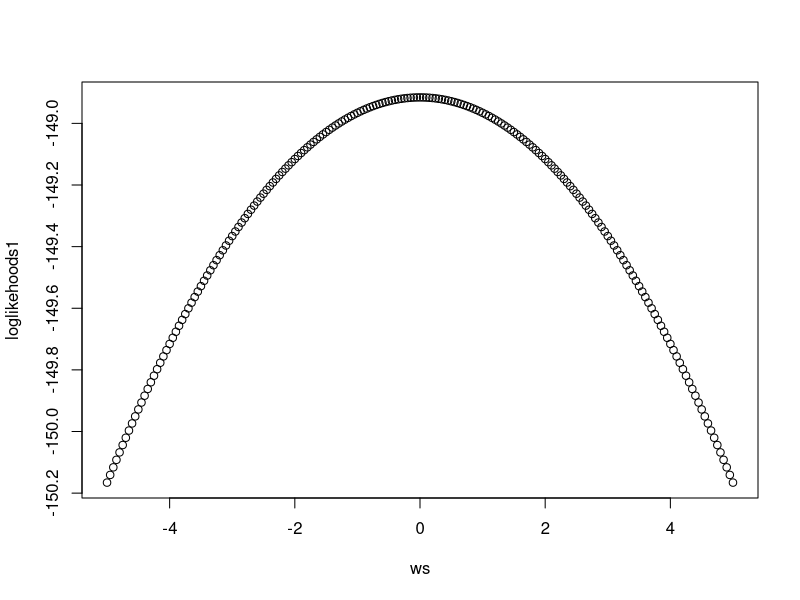

Here is the R script that generated this plot:

#####################################################################################################################################
### Conditional Expectation Maximization Maximize Minorize + Numerical Methods for generalized marginal compatibility (GMC) model ###
#####################################################################################################################################
# GMC form of univariate marginal probability for baseline dose level with cluster size r, i.e., q_y,r_(0)
# what is in the numerator of the GMC form of q_y,r_(0)
Q_yr_0_numer = function(yResp, rCluSize, qMaxClus, Rmax, wTilt) {
  ts = seq(from=yResp, to=min(Rmax-rCluSize+yResp, Rmax), by=1)
  hypergeoms = dhyper(yResp, ts, Rmax-ts, rCluSize, log=FALSE)
  sum(hypergeoms * qMaxClus[ts+1] * exp(wTilt*(yResp-ts)))
}



# return a vector of GMC form of q_y,r_(0) with corresponding support yResp between 0 ~ rClusterSize
Q_r_0 = function(rCluSize, qMaxClus, Rmax, wTilt) {
  Qr0unscaled = numeric(rCluSize + 1)
  
  for (Yresps in 0:rCluSize) {
    Qr0unscaled[Yresps+1] = Q_yr_0_numer(Yresps, rCluSize, qMaxClus, Rmax, wTilt)
  }
  
  Qr0 = if(sum(Qr0unscaled)==0) {
    rep(0, times=rCluSize+1)
  } else {
    Qr0unscaled/sum(Qr0unscaled)
  }
  
  Qr0
}
# to be honest, once we have changed the EM algorithm estimation path, the above two functions are not applied in neither E nor M steps



# Conditional Expectation Maximization Maximize Minorize + Numerical Methods Algorithm
# expectation step with respect to the observed layer
# a vector of univariate marginal probabilities for clusters of size Rmax in the latent layer
Q_R_latent = function(Rmax, wTilt, qMaxClus) {
  tprime_ = seq(from=0, to=Rmax, by=1)
  q_R_tilted = qMaxClus * exp(-wTilt*tprime_)
  # normalizing constant for the maximum cluster size unscaled exponential tilted univariate marginal probabilities
  Normalizer_ = sum(q_R_tilted)
  
  # diagnosis of normalizing constant ==0 or not
  q_R_tilted = if(Normalizer_==0) {
    rep(0, times=Rmax+1)
  } else {
    q_R_tilted / Normalizer_
  }
  
  list(Normalizer_ = Normalizer_,
       q_R_tilted = q_R_tilted)
}



# function to calculate conditional probability p_r,s,t_(0) in the latent layer: for the baseline dose level, given that s responses out of cluster size r, probability of having t responses out of maximum cluster size R
P_rs_tLatent = function(Rmax, wTilt, qMaxClus) {
  # an array of conditional probability p_r,s,t_(0) in the latent layer
  prst.array = array(0, dim=c(Rmax+1, Rmax, Rmax+1), dimnames=list(paste0("ResponsesFromr", 0:Rmax),
                                                                   paste0("ClusterSize", 1:Rmax),
                                                                   paste0("ResponsesFromR", 0:Rmax)))
  qR_latent_ = Q_R_latent(Rmax, wTilt, qMaxClus)$q_R_tilted
  
  # fulfillment of entries in prst.array, unscaled for now
  for (rs in 1:Rmax) {
    for (Ss in 0:rs) {
      Ts = seq(from=Ss, to=min(Rmax, Rmax-rs+Ss), by=1)
      # conditional probability Pr(S=s|T=t): given that t responses out of maximum cluster size R, probability of having s responses out of cluster size r
      # Pr(S=s|T=t, latent) calculated from hypergeometric distribution since the latent layer is subject to marginal compatibility
      prst.array[Ss+1, rs, Ts+1] = dhyper(Ss, Ts, Rmax-Ts, rs, log=FALSE) * qR_latent_[Ts+1]
    }
  }
  
  # a matrix of normalizing constants to normalize each vector of conditonal probabilities p_r,s,t_(0) corresponding to (rs, Ss), i.e., (cluster size, # of responses)
  prst.SumOverT = apply(prst.array, 1:2, sum)
  
  # normalize to pmf scale
  for (rs in 1:Rmax) {
    for (Ss in 0:rs) {
      Ts = seq(from=Ss, to=min(Rmax, Rmax-rs+Ss), by=1)
      
      prst.array[Ss+1, rs, Ts+1] = if(prst.SumOverT[Ss+1, rs]==0) {
        rep(0, times=min(Rmax, Rmax-rs+Ss)-Ss+1)
      } else {
        prst.array[Ss+1, rs, Ts+1]/prst.SumOverT[Ss+1, rs]
      }
      
    }
  }
  
  # correction of trivial situation: for maximum cluster size, when t==s, conditional probability p_r,s,t_(0)==1 because given that s responses out of maximum cluster size R, with probability 1 there are t responses out of maximum cluster size R
  diag(prst.array[, Rmax, ]) = rep(1, times=Rmax+1)
  prst.array[, Rmax, ][lower.tri(prst.array[, Rmax, ])] = rep(0, times=Rmax*(Rmax+1)/2)
  prst.array[, Rmax, ][upper.tri(prst.array[, Rmax, ])] = rep(0, times=Rmax*(Rmax+1)/2)
  
  prst.array
}



# matrix of nrs in the observed layer: number of observed clusters with s reponses out of cluster size r
# few words about input Data structure: two columns, i.e., nTotal & nResp
N_rs = function(Data, Rmax) {
  nrs.array = array(0, dim=c(Rmax, Rmax+1, dim(Data)[1]), dimnames=list(paste0("ClusterSize", 1:Rmax),
                                                                        paste0("ResponsesFromr", 0:Rmax),
                                                                        paste0("Observation", 1:dim(Data)[1])))
  nrs.matrix = matrix(0, nrow=Rmax, ncol=Rmax+1, dimnames=list(paste0("ClusterSize", 1:Rmax),
                                                               paste0("ResponsesFromr", 0:Rmax)))
  for (rs in 1:Rmax) {
    for (Ss in 0:rs) {
      for (obs in 1:dim(Data)[1]) {
        nrs.array[rs, Ss+1, obs] = Data$nTotal[obs]==rs & Data$nResp[obs]==Ss
      }
      nrs.matrix[rs, Ss+1] = sum(nrs.array[rs, Ss+1, ])
    }
  }
  
  nrs.matrix
}



# a vector of univariate marginal probabilities out of cluster of size r (<=R) in the latent layer, calculated from the marginal compatibility assumption (satisfied in the latent layer)
Q_r_latent = function(Rmax, wTilt, qMaxClus, rClusterSize) {
  qR_latent_ = Q_R_latent(Rmax, wTilt, qMaxClus)$q_R_tilted
  qr_latent_ = numeric(rClusterSize+1)
  
  # fulfillment of entries in the qr_latent_ vector
  for(Ss in 0:rClusterSize) {
    Ts = seq(from=Ss, to=min(Rmax, Rmax-rClusterSize+Ss), by=1)
    qr_latent_[Ss+1] = sum(dhyper(Ss, Ts, Rmax-Ts, rClusterSize, log=FALSE) * qR_latent_[Ts+1])
  }
  
  qr_latent_
}



# matrix of expectation of nrs in the latent layer, based on the observed nrs
N_rsLatent = function(Data, Rmax, wTilt, qMaxClus) {
  # nrs maxtrix in the observed layer
  Nrs_ = N_rs(Data, Rmax)
  # expectation of nrs matrix for the latent layer
  nrsLatent.matrix = matrix(0, nrow=Rmax, ncol=Rmax+1, dimnames=list(paste0("ClusterSize", 1:Rmax),
                                                                     paste0("ResponsesFromr", 0:Rmax)))
  for(rs in 1:Rmax) {
    nrsLatent.matrix[rs, seq(from=1, to=(rs+1), by=1)] = sum(Nrs_[rs, ]) * Q_r_latent(Rmax, wTilt, qMaxClus, rs)
  }
  
  nrsLatent.matrix
}



# expectation of N_t in the latent layer: under complete data (cluster size being R), number of clusters having t responses
N_t_primeLatent = function(Data, Rmax, wTilt, qMaxClus) {
  NrsLatent_ = N_rsLatent(Data, Rmax, wTilt, qMaxClus)
  PrstLatent_ = P_rs_tLatent(Rmax, wTilt, qMaxClus)
  # a vector of expectation of N_t in the latent layer
  N_tPrimeLatent = numeric(Rmax+1)
  
  # fulfillment of entries in the vector of expectation of N_t in the latent layer
  for (Ts in 0:Rmax) {
    # array PrstLatent_ is arranged as [Ss, rs, Ts], i.e., [# responses from r, cluster size r, # responses from R], thus transpose is need in matrix elemnentwise multiplication
    N_tPrimeLatent[Ts+1] = sum(NrsLatent_ * t(PrstLatent_[, , Ts+1]))
  }
  
  N_tPrimeLatent
}



# expectation of N_t in the observed layer: under complete data (cluster size being R), number of clusters having t responses; calculated via the linkage equation between the observed and latent layers
N_t_prime = function(Data, Rmax, wTilt, qMaxClus) {
  NormalizeC_ = Q_R_latent(Rmax, wTilt, qMaxClus)$Normalizer_
  NtLatent_ = N_t_primeLatent(Data, Rmax, wTilt, qMaxClus)
  # expectation of N_t in the observed layer
  NtObserved_ = numeric(Rmax+1)
  
  # fulfillment of expectation of N_t in the observed layer
  for (Ts in 0:Rmax) {
    NtObserved_[Ts+1] = NormalizeC_ * NtLatent_[Ts+1] * exp(wTilt*Ts)
  }
  
  NtObserved_
}



# maximization step
Q_t_maximize = function(Data, Rmax, wTilt, qMaxClus) {
  N_tprime_ = N_t_prime(Data, Rmax, wTilt, qMaxClus)
  
  qt_ = if(sum(N_tprime_)==0) {
    rep(0, times=Rmax+1)
  } else {
    N_tprime_/sum(N_tprime_)
  }

  qt_
}



# Newton-Raphson algorithm to updata parameter wTilt
# return a vector of unscaled GMC form q_y,r_(0) with support 0 ~ rClusterSize
MomentsHelper = function(yResp, rCluSize, qMaxClus, Rmax, wTilt) {
  ts = seq(from=yResp, to=min(Rmax-rCluSize+yResp, Rmax), by=1)
  hypergeoms = dhyper(yResp, ts, Rmax-ts, rCluSize, log=FALSE)
  hypergeoms * qMaxClus[ts+1] * exp(wTilt*(yResp-ts))
}



# moment sums of unscaled GMC form q_y,r_(0)
Moments = function(yResp, rCluSize, qMaxClus, Rmax, wTilt) {
  ts = seq(from=yResp, to=min(Rmax-rCluSize+yResp, Rmax), by=1)
  pmf = MomentsHelper(yResp, rCluSize, qMaxClus, Rmax, wTilt)
  firstM = pmf * (yResp - ts)
  secondM = pmf * ((yResp - ts)^2)
  
  list(pmfsum = sum(pmf),
       firstMsum = sum(firstM),
       secondMsum = sum(secondM))
}



# function to calculate first derivative + quadratic (w^2) penality included
FirsSecOrder_derivatives = function(Data, Rmax, wTilt, qMaxClus) {
  Nrs_ = N_rs(Data, Rmax)
  
  # matrix of moment sums stored in advance for quick sort
  pmfsumMatrix = matrix(0, nrow=Rmax, ncol=Rmax+1, dimnames=list(paste0("ClusterSize", 1:Rmax),
                                                                 paste0("ResponsesFromr", 0:Rmax)))
  firstMsumMatrix = matrix(0, nrow=Rmax, ncol=Rmax+1, dimnames=list(paste0("ClusterSize", 1:Rmax),
                                                                    paste0("ResponsesFromr", 0:Rmax)))
  secondMsumMatrix = matrix(0, nrow=Rmax, ncol=Rmax+1, dimnames=list(paste0("ClusterSize", 1:Rmax),
                                                                     paste0("ResponsesFromr", 0:Rmax)))
  for (rs in 1:Rmax) {
    for (Ss in 0:rs) {
      Sums_ = Moments(Ss, rs, qMaxClus, Rmax, wTilt)
      pmfsumMatrix[rs, Ss+1] = Sums_$pmfsum
      firstMsumMatrix[rs, Ss+1] = Sums_$firstMsum
      secondMsumMatrix[rs, Ss+1] = Sums_$secondMsum
    }
  }
  
  # normalizing constant: sum of moment sums according to each row <-> 0:r; normalizing constants is invariant to # of responses, but depend on the cluster size. Thus the function returns a vector of normalizing constants w.r.t different cluster sizes (1:Rmax)
  NormalizePmf = apply(pmfsumMatrix, 1, sum)
  NormalizeFirstM = apply(firstMsumMatrix, 1, sum)
  NormalizeSecondM = apply(secondMsumMatrix, 1, sum)
  
  # matrix of expectation form, prepared for multiplication with Nrs_
  # comp1: first order derivative components
  # comp2: second order derivative components
  comp1 = matrix(0, nrow=Rmax, ncol=Rmax+1)
  comp2 = matrix(0, nrow=Rmax, ncol=Rmax+1)
  
  for (rs in 1:Rmax) {
    for (Ss in 0:rs) {
      comp1[rs, Ss+1] = ifelse(pmfsumMatrix[rs, Ss+1]==0, 0, firstMsumMatrix[rs, Ss+1]/pmfsumMatrix[rs, Ss+1]) - ifelse(NormalizePmf[rs]==0, 0, NormalizeFirstM[rs]/NormalizePmf[rs])
      comp2[rs, Ss+1] = ifelse(pmfsumMatrix[rs, Ss+1]==0, 0, (secondMsumMatrix[rs, Ss+1]*pmfsumMatrix[rs, Ss+1] - (firstMsumMatrix[rs, Ss+1])^2) / ((pmfsumMatrix[rs, Ss+1])^2)) - ifelse(NormalizePmf[rs]==0, 0, (NormalizeSecondM[rs]*NormalizePmf[rs] - (NormalizeFirstM[rs]^2)) / (NormalizePmf[rs]^2))  
    }
  }
  
  list(NRS_ = Nrs_,
       comp1 = comp1,
       comp2 = comp2)
}



# use R package nloptr to solve for wTilt, i.e., the exponential tilting parameter
library('nloptr')
  
nlSolvewTilt = function(Data, Rmax, wTiltInitial, qMaxClus, penalty) {
  # plug in qMaxClus from previous updates and other parameters to get the loglikelihood function with uni-parameter wTilt
  loglikelihoods_ = function(WTilt) {
    LogLikelihood(Data, Rmax, WTilt, qMaxClus, penalty)
  }
  
  # partial derivative w.r.t wTilt after plugging in qMaxClus from previous updates and other parameters
  partialwTilt_ = function(WTilt) {
    componentMatrices = FirsSecOrder_derivatives(Data, Rmax, WTilt, qMaxClus)
    sum((componentMatrices$NRS_) * (componentMatrices$comp1)) - 2*penalty*WTilt
  }
  
  # objective function to be minimized, nonlinear problem
  eval_f = function(WTilting) {
    return(list("objective" = -loglikelihoods_(WTilting),
                "gradient"  = -partialwTilt_(WTilting)))
  }
  
  local_opts = list("algorithm" = "NLOPT_LD_MMA",
                    "xtol_rel" = 1e-4)
  opts = list("algorithm" = "NLOPT_LD_AUGLAG",
              "xtol_rel" = 1e-4,
              "maxeval" = 1000,
              "local_opts" = local_opts)
  
  res = nloptr(x0 = wTiltInitial,
               eval_f = eval_f,
               opts = opts)
  res$x0
}



# use R function optim to solve for wTilt, i.e., the exponential tilting parameter
OptimSolvewTilt = function(Data, Rmax, wTiltInitial, qMaxClus, penalty) {
  # objective function to be minimized, nonlinear programming problem
  # plug in qMaxClus from previous updates and other parameters to get the loglikelihood function with uni-parameter wTilt
  minusloglikelihoods_ = function(WTilt) {
    -LogLikelihood(Data, Rmax, WTilt, qMaxClus, penalty)
  }
  
  # partial derivative w.r.t wTilt after plugging in qMaxClus from previous updates and other parameters
  minuspartialwTilt_ = function(WTilt) {
    componentMatrices = FirsSecOrder_derivatives(Data, Rmax, WTilt, qMaxClus)
    -sum((componentMatrices$NRS_) * (componentMatrices$comp1)) + 2*penalty*WTilt
  }

  # 1-D minimization: "Brent" or optimize() being preferred
  res = optim(wTiltInitial, minusloglikelihoods_, minuspartialwTilt_, method = "Brent", lower = -50, upper = 50)
  res$par
  
  # using optimize function
  # res = optimize(minusloglikelihoods_, interval=c(-50, 50), maximum = FALSE, tol=1e-4)
  # res$minimum
  
  # using nlm function
  # res = nlm(minusloglikelihoods_, wTiltInitial)
  # res$estimate
  
  # using uniroot function
  # res = uniroot(minuspartialwTilt_, interval=c(-50, 50), tol=1e-4)
  # res$root
}


 
# simulations have shown that using NR to solve for wTilt leads to unstable estimates, thus ruled out
# Newtown Raphson algorithm to update wTilt, i.e., exponential tilting parameter
NRsolvewTilt = function(Data, Rmax, wTilt, qMaxClus, penalty, itermax=100, tol=1e-4) {
  iter = 0
  difference = 10
  
  while (iter<itermax & difference>tol) {
    iter = iter + 1
    wTiltPre = wTilt
    qMaxClusPre = qMaxClus
    
    compMatrices = FirsSecOrder_derivatives(Data, Rmax, wTiltPre, qMaxClusPre)
    denomStepsize =  sum((compMatrices$NRS_) * (compMatrices$comp2)) - 2*penalty
    
    stepsize = if(denomStepsize==0) {
      0
    } else {
      (sum((compMatrices$NRS_) * (compMatrices$comp1)) - 2*penalty*wTiltPre) / denomStepsize
    }
    
    wTilt = wTiltPre - stepsize
    difference = abs(stepsize)
  }
  
  wTilt
}



# estimation of parameters involved in the GMC model via conditional expectation maximization maximize minorize + Newton Raphson algorithm
GMC.est = function(Data, Rmax, wTiltInit, qMaxClusInit, penalty, itermax=500, tol=1e-4) {
  Iter = 0
  delta = 10
  wTiltingParameter = wTiltInit
  qCompleteData = qMaxClusInit
  cat("log likelihood before parameter update is:", LogLikelihood(Data, Rmax, wTiltingParameter, qCompleteData, penalty), "\n")
  
  while (Iter<itermax & delta>tol) {
    Iter = Iter + 1
    wTiltingParameterPre = wTiltingParameter
    qCompleteDataPre = qCompleteData
    
    # wTiltingParameter = nlSolvewTilt(Data, Rmax, wTiltingParameterPre, qCompleteDataPre, penalty)
    wTiltingParameter = OptimSolvewTilt(Data, Rmax, wTiltingParameterPre, qCompleteDataPre, penalty)
    # wTiltingParameter = NRsolvewTilt(Data, Rmax, wTiltingParameterPre, qCompleteDataPre, penalty)
    cat("In iteration",Iter,", the log-likelihood after wTilt but before qMaxClus update is:", LogLikelihood(Data, Rmax, wTiltingParameter, qCompleteDataPre, penalty), "\n")
    
    # use the updated w estimate to update the univariate marginal probabilities for the maximum cluster size
    qCompleteData = Q_t_maximize(Data, Rmax, wTiltingParameter, qCompleteDataPre)
    cat("In iteration",Iter,", the log-likelihood after both wTilt and qMaxClus updates is:", LogLikelihood(Data, Rmax, wTiltingParameter, qCompleteData, penalty), "\n")
    
    delta = abs(wTiltingParameter-wTiltingParameterPre) + sum(abs(qCompleteData-qCompleteDataPre))
  }
  
  list(qCompleteData = qCompleteData,
       wTiltingParameter = wTiltingParameter,
       Iter = Iter)
}



# log-likelihood function, used for likelihood ratio test & non-linear optimization programming; quadratic (w^2) penalty term included
LogLikelihood = function(Data, Rmax, wTilt, qMaxClus, penalty) {
  Nrs_ = N_rs(Data, Rmax)
  
  # matrix to store univariate marginal probabilities for varying cluster sizes
  q_r_s_ = matrix(0, nrow=Rmax, ncol=Rmax+1, dimnames=list(paste0("ClusterSize", 1:Rmax),
                                                           paste0("ResponsesFromr", 0:Rmax)))
  for(rs in 1:Rmax) {
    Ss = seq(from=0, to=rs, by=1)
    q_r_s_[rs, Ss+1] = Q_r_0(rs, qMaxClus, Rmax, wTilt)
  }
  
  # matrix to store elementwise product of nrs * log(q_s,r)
  elementProduct = matrix(0, nrow=Rmax, ncol=Rmax+1, dimnames=list(paste0("ClusterSize", 1:Rmax),
                                                                   paste0("ResponsesFromr", 0:Rmax)))
  for (rs in 1:Rmax) {
    for (ss in 0:rs) {
      elementProduct[rs, ss+1] = ifelse(Nrs_[rs, ss+1]>0 & q_r_s_[rs, ss+1]>0, Nrs_[rs, ss+1] * log(q_r_s_[rs, ss+1]), 0)
    }
  }
  
  sum(elementProduct) - penalty*(wTilt^2)
}






# data generation: given that the maximum cluster size being 10, simulation as follows
set.seed(123)
Rglobal = 10
w = -5

# matrix to store univariate marginal probabilities for varying cluster sizes, rows <-> cluster size; columns <-> # of responses
QvaryingClusSizes = matrix(0, nrow=10, ncol=Rglobal+1)

# univariate marginal probabilities for the maximum cluster size
# QvaryingClusSizes[10, ] = rep(1/(Rglobal+1), times=Rglobal+1)
QvaryingClusSizes[10, ] = dbinom(0:Rglobal, size=Rglobal, prob=0.5, log=FALSE)

for (ClusterSize in (Rglobal-9):(Rglobal-1)) {
  QvaryingClusSizes[ClusterSize, 1:(ClusterSize+1)] = Q_r_0(ClusterSize, QvaryingClusSizes[10, ], Rglobal, w)
}

# simulation dataset
RandomDraws = matrix(0, nrow=100, ncol=2)
# we assume that the distribution of clustersize is uniform between 3 ~ 5
RandomDraws[, 1] = sample(seq(from=Rglobal-9, to=Rglobal, by=1), size=nrow(RandomDraws), replace=TRUE, prob=rep(0.1, times=10))
for (observ in 1:nrow(RandomDraws)) {
  clustSize = RandomDraws[observ, 1]
  RandomDraws[observ, 2] = sample(seq(from=0, to=clustSize, by=1), size=1, prob=QvaryingClusSizes[clustSize, 1:(clustSize+1)])
}
colnames(RandomDraws) = c("nTotal", "nResp")
RandomDraws = as.data.frame(RandomDraws)



# initial values similar to corresponding true values
# the first output corresponds to w=0.5; whereas the second output corresponds to w=1.5
wTiltInits = 0
# qMaxClusInits = dbinom(0:Rglobal, size=Rglobal, prob=0.5, log=FALSE)
qMaxClusInits = rep(1/(Rglobal+1), times=Rglobal+1)
ests = GMC.est(RandomDraws, Rglobal, wTiltInits, qMaxClusInits, penalty = 0.05)
ests



ws = seq(from=-5, to=5, by=0.05)
loglikehoods1 = numeric(length(ws))
# loglikehoods2 = numeric(length(ws))
for (i in 1:length(ws)) {
  loglikehoods1[i] = LogLikelihood(RandomDraws, Rglobal, ws[i], QvaryingClusSizes[10, ], penalty = 0.05)
  # loglikehoods2[i] = LogLikelihood(RandomDraws, Rglobal, ws[i], ests$qCompleteData)
}
plot(x=ws, y=loglikehoods1)
# plot(x=ws, y=loglikehoods2)
ws[which.max(loglikehoods1)]
# ws[which.max(loglikehoods2)]



